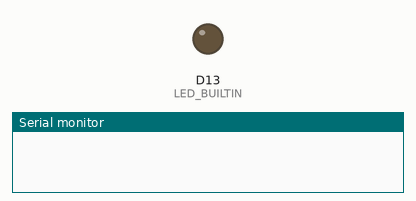
Simulated run of this sketch. Board: Arduino Nano 33 IoT. Parts: output pins drawn as LEDs (lit = HIGH), the last lines printed to the serial monitor. Random numbers use the default seed unless the sketch sets one; nothing arrives over Bluetooth unless stated; a phone connects over Bluetooth LE 3 s after start.

Above: at 0.1 s.
At 3.1 s:
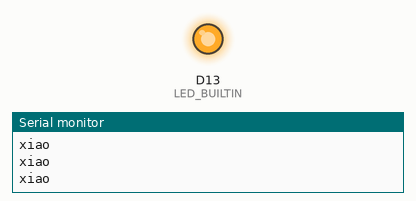
Timing chart, 0 to 4.6 s (numbered marks = the images above):
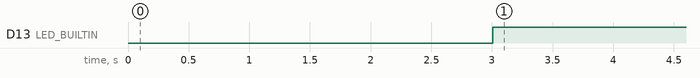

The sketch:

EIT_BLE.ino
```cpp
#include <ArduinoBLE.h>

BLEService EITService("19b10010-e8f2-537e-4f6c-d104768a1214");
BLEUnsignedCharCharacteristic EITChar1("19b10011-e8f2-537e-4f6c-d104768a1214",BLERead | BLENotify| BLEWrite);
BLEUnsignedCharCharacteristic EITChar2("19b10012-e8f2-537e-4f6c-d104768a1214",BLERead | BLENotify| BLEWrite);
BLEUnsignedCharCharacteristic EITChar3("19b10013-e8f2-537e-4f6c-d104768a1214",BLERead | BLENotify| BLEWrite);
BLEUnsignedCharCharacteristic EITChar4("19b10014-e8f2-537e-4f6c-d104768a1214",BLERead | BLENotify| BLEWrite);
BLEUnsignedCharCharacteristic EITChar5("19b10015-e8f2-537e-4f6c-d104768a1214",BLERead | BLENotify| BLEWrite);
BLEUnsignedCharCharacteristic EITChar6("19b10016-e8f2-537e-4f6c-d104768a1214",BLERead | BLENotify| BLEWrite);
BLEUnsignedCharCharacteristic EITChar7("19b10017-e8f2-537e-4f6c-d104768a1214",BLERead | BLENotify| BLEWrite);
BLEUnsignedCharCharacteristic EITChar8("19b10018-e8f2-537e-4f6c-d104768a1214",BLERead | BLENotify| BLEWrite);
BLEUnsignedCharCharacteristic EITChar9("19b10019-e8f2-537e-4f6c-d104768a1214",BLERead | BLENotify| BLEWrite);
BLEUnsignedCharCharacteristic EITChar10("19b1001a-e8f2-537e-4f6c-d104768a1214",BLERead | BLENotify| BLEWrite);
BLEUnsignedCharCharacteristic EITChar11("19b1001b-e8f2-537e-4f6c-d104768a1214",BLERead | BLENotify| BLEWrite);
BLEUnsignedCharCharacteristic EITChar12("19b1001c-e8f2-537e-4f6c-d104768a1214",BLERead | BLENotify| BLEWrite);
BLEUnsignedCharCharacteristic EITChar13("19b1001d-e8f2-537e-4f6c-d104768a1214",BLERead | BLENotify| BLEWrite);
BLEUnsignedCharCharacteristic EITChar14("19b1001e-e8f2-537e-4f6c-d104768a1214",BLERead | BLENotify| BLEWrite);
BLEUnsignedCharCharacteristic EITChar15("19b1001f-e8f2-537e-4f6c-d104768a1214",BLERead | BLENotify| BLEWrite);
BLEUnsignedCharCharacteristic EITChar16("19b10020-e8f2-537e-4f6c-d104768a1214",BLERead | BLENotify| BLEWrite);
BLEUnsignedCharCharacteristic EITChar17("19b10021-e8f2-537e-4f6c-d104768a1214",BLERead | BLENotify| BLEWrite);
BLEUnsignedCharCharacteristic EITChar18("19b10022-e8f2-537e-4f6c-d104768a1214",BLERead | BLENotify| BLEWrite);
BLEUnsignedCharCharacteristic EITChar19("19b10023-e8f2-537e-4f6c-d104768a1214",BLERead | BLENotify| BLEWrite);
BLEUnsignedCharCharacteristic EITChar20("19b10024-e8f2-537e-4f6c-d104768a1214",BLERead | BLENotify| BLEWrite);
BLEUnsignedCharCharacteristic EITChar21("19b10025-e8f2-537e-4f6c-d104768a1214",BLERead | BLENotify| BLEWrite);
BLEUnsignedCharCharacteristic EITChar22("19b10026-e8f2-537e-4f6c-d104768a1214",BLERead | BLENotify| BLEWrite);
BLEUnsignedCharCharacteristic EITChar23("19b10027-e8f2-537e-4f6c-d104768a1214",BLERead | BLENotify| BLEWrite);
BLEUnsignedCharCharacteristic EITChar24("19b10028-e8f2-537e-4f6c-d104768a1214",BLERead | BLENotify| BLEWrite);
BLEUnsignedCharCharacteristic EITChar25("19b10029-e8f2-537e-4f6c-d104768a1214",BLERead | BLENotify| BLEWrite);
BLEUnsignedCharCharacteristic EITChar26("19b1002a-e8f2-537e-4f6c-d104768a1214",BLERead | BLENotify| BLEWrite);
BLEUnsignedCharCharacteristic EITChar27("19b1002b-e8f2-537e-4f6c-d104768a1214",BLERead | BLENotify| BLEWrite);
BLEUnsignedCharCharacteristic EITChar28("19b1002c-e8f2-537e-4f6c-d104768a1214",BLERead | BLENotify| BLEWrite);
BLEUnsignedCharCharacteristic EITChar[28] = {EITChar1,EITChar2,EITChar3,EITChar4,EITChar5,EITChar6,EITChar7,
                    EITChar8,EITChar9,EITChar10,EITChar11,EITChar12,EITChar13,EITChar14,
                    EITChar15,EITChar16,EITChar17,EITChar18,EITChar19,EITChar20,EITChar21,
                    EITChar22,EITChar23,EITChar24,EITChar25,EITChar26,EITChar27,EITChar28};
int p[28];

void setup() {
  Serial.begin(9600);
  while (!Serial);
  pinMode(LED_BUILTIN, OUTPUT);
  if (!BLE.begin()) {
    Serial.println("starting BLE failed!");
    while (1);
  }

  BLE.setLocalName("Nano 33 BLE");

  BLE.setAdvertisedService(EITService);
  for (int i=0; i<28; i++)
  {
    EITService.addCharacteristic(EITChar[i]);
  }
  BLE.addService(EITService);

  //设置特征的ASCII码初值
  for (int i=0; i<28; i++)
  {
    EITChar[i].writeValue(0);
  }

  BLE.setConnectable(true);
  BLE.advertise();
//  Serial.println("Bluetooth device active, waiting for connections...");
}

void loop() {
  delay(100);
  Serial.println("xiao");
  for (int i=0; i<28; i++)//生成28个EIT值
  {
    p[i] = random(255);
  }

  //更新特征值
  for (int i=0; i<28; i++)
  {
    EITChar[i].writeValue(p[i]);
  }

  BLEDevice central = BLE.central();

  if (central) {
//    Serial.print("Connected to central: ");
//    Serial.println(central.address());
    digitalWrite(LED_BUILTIN, HIGH);


//    while (central.connected()) {
//      Serial.println("Connected ");
//      Serial.println(EITChar.value());
//    }
  }
  else{
    digitalWrite(LED_BUILTIN, LOW);
//    Serial.print("Disconnected from central: ");
//    Serial.println(central.address());
  }
}
```

Measured:
- by itself, D13 (LED_BUILTIN): LOW → HIGH at 3.0 s
